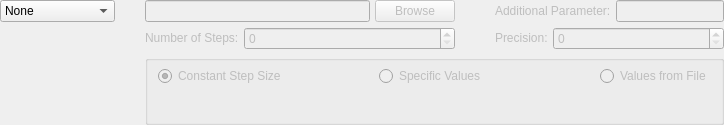
<?xml version="1.0" encoding="UTF-8"?>
<ui version="4.0">
 <class>ScanObject</class>
 <widget class="QWidget" name="ScanObject">
  <property name="geometry">
   <rect>
    <x>0</x>
    <y>0</y>
    <width>724</width>
    <height>125</height>
   </rect>
  </property>
  <property name="sizePolicy">
   <sizepolicy hsizetype="Fixed" vsizetype="Fixed">
    <horstretch>0</horstretch>
    <verstretch>0</verstretch>
   </sizepolicy>
  </property>
  <property name="minimumSize">
   <size>
    <width>0</width>
    <height>0</height>
   </size>
  </property>
  <property name="maximumSize">
   <size>
    <width>1000</width>
    <height>1000</height>
   </size>
  </property>
  <property name="windowTitle">
   <string>Form</string>
  </property>
  <layout class="QGridLayout" name="gridLayout">
   <property name="horizontalSpacing">
    <number>0</number>
   </property>
   <property name="verticalSpacing">
    <number>5</number>
   </property>
   <property name="margin">
    <number>0</number>
   </property>
   <item row="2" column="2" rowspan="3" colspan="3">
    <widget class="QGroupBox" name="group">
     <property name="enabled">
      <bool>false</bool>
     </property>
     <property name="sizePolicy">
      <sizepolicy hsizetype="Preferred" vsizetype="Preferred">
       <horstretch>0</horstretch>
       <verstretch>0</verstretch>
      </sizepolicy>
     </property>
     <property name="minimumSize">
      <size>
       <width>180</width>
       <height>0</height>
      </size>
     </property>
     <property name="title">
      <string/>
     </property>
     <layout class="QGridLayout" name="gridLayout_2">
      <property name="leftMargin">
       <number>0</number>
      </property>
      <property name="topMargin">
       <number>5</number>
      </property>
      <property name="rightMargin">
       <number>0</number>
      </property>
      <property name="bottomMargin">
       <number>2</number>
      </property>
      <property name="horizontalSpacing">
       <number>0</number>
      </property>
      <property name="verticalSpacing">
       <number>5</number>
      </property>
      <item row="0" column="0">
       <layout class="QHBoxLayout" name="horizontalLayout_7">
        <item>
         <spacer name="horizontalSpacer_5">
          <property name="orientation">
           <enum>Qt::Horizontal</enum>
          </property>
          <property name="sizeType">
           <enum>QSizePolicy::Fixed</enum>
          </property>
          <property name="sizeHint" stdset="0">
           <size>
            <width>10</width>
            <height>20</height>
           </size>
          </property>
         </spacer>
        </item>
        <item>
         <widget class="QRadioButton" name="radioRange">
          <property name="toolTip">
           <string>&lt;nobr&gt;
Defines scan range for a &lt;b&gt;Constant Step Size&lt;/b&gt; with the following constraints:
&lt;/nobr&gt;&lt;br&gt;&lt;nobr&gt;
1. &lt;b&gt;Number of Steps&lt;/b&gt; &gt;=2.
&lt;/nobr&gt;&lt;br&gt;&lt;nobr&gt;
2. &lt;b&gt;Size&lt;/b&gt; not equal to 0.
&lt;/nobr&gt;&lt;br&gt;&lt;nobr&gt;
3. &lt;b&gt;From&lt;/b&gt; not equal to &lt;b&gt;To&lt;/b&gt;.
&lt;/nobr&gt;&lt;br&gt;</string>
          </property>
          <property name="text">
           <string>Constant Step Size</string>
          </property>
          <property name="checked">
           <bool>true</bool>
          </property>
         </widget>
        </item>
        <item>
         <widget class="QRadioButton" name="radioCustom">
          <property name="toolTip">
           <string>&lt;nobr&gt;Measures only at specific values listed by the user.&lt;/nobr&gt;&lt;br&gt;
&lt;nobr&gt;Number of entries is restricted to &lt;b&gt;Number of Steps&lt;/b&gt; field.&lt;/nobr&gt;</string>
          </property>
          <property name="text">
           <string>Specific Values</string>
          </property>
          <property name="checked">
           <bool>false</bool>
          </property>
         </widget>
        </item>
        <item>
         <widget class="QRadioButton" name="radioFile">
          <property name="sizePolicy">
           <sizepolicy hsizetype="Fixed" vsizetype="Fixed">
            <horstretch>0</horstretch>
            <verstretch>0</verstretch>
           </sizepolicy>
          </property>
          <property name="toolTip">
           <string>&lt;nobr&gt;Measures only at the specific values listed in a file.&lt;/nobr&gt;&lt;br&gt;
&lt;nobr&gt;Select the file, where these values are listed.&lt;/nobr&gt;</string>
          </property>
          <property name="text">
           <string>Values from File</string>
          </property>
          <property name="checked">
           <bool>false</bool>
          </property>
         </widget>
        </item>
        <item>
         <spacer name="horizontalSpacer_6">
          <property name="orientation">
           <enum>Qt::Horizontal</enum>
          </property>
          <property name="sizeType">
           <enum>QSizePolicy::Fixed</enum>
          </property>
          <property name="sizeHint" stdset="0">
           <size>
            <width>10</width>
            <height>20</height>
           </size>
          </property>
         </spacer>
        </item>
       </layout>
      </item>
      <item row="1" column="0">
       <layout class="QHBoxLayout" name="horizontalLayout_8">
        <item>
         <widget class="QWidget" name="stackedWidget" native="true"/>
        </item>
       </layout>
      </item>
     </layout>
    </widget>
   </item>
   <item row="1" column="4">
    <layout class="QHBoxLayout" name="horizontalLayout_4">
     <property name="spacing">
      <number>0</number>
     </property>
     <item>
      <widget class="QLabel" name="lblPrecision">
       <property name="enabled">
        <bool>false</bool>
       </property>
       <property name="sizePolicy">
        <sizepolicy hsizetype="Fixed" vsizetype="Fixed">
         <horstretch>0</horstretch>
         <verstretch>0</verstretch>
        </sizepolicy>
       </property>
       <property name="text">
        <string>Precision:</string>
       </property>
      </widget>
     </item>
     <item>
      <spacer name="horizontalSpacer_7">
       <property name="orientation">
        <enum>Qt::Horizontal</enum>
       </property>
       <property name="sizeType">
        <enum>QSizePolicy::Fixed</enum>
       </property>
       <property name="sizeHint" stdset="0">
        <size>
         <width>5</width>
         <height>20</height>
        </size>
       </property>
      </spacer>
     </item>
     <item>
      <widget class="QSpinBox" name="spinPrecision">
       <property name="enabled">
        <bool>false</bool>
       </property>
       <property name="sizePolicy">
        <sizepolicy hsizetype="Preferred" vsizetype="Fixed">
         <horstretch>0</horstretch>
         <verstretch>0</verstretch>
        </sizepolicy>
       </property>
       <property name="minimum">
        <number>0</number>
       </property>
       <property name="maximum">
        <number>10</number>
       </property>
       <property name="value">
        <number>0</number>
       </property>
      </widget>
     </item>
    </layout>
   </item>
   <item row="0" column="4">
    <layout class="QHBoxLayout" name="horizontalLayout_2">
     <property name="spacing">
      <number>0</number>
     </property>
     <item>
      <widget class="QLabel" name="lblParameter">
       <property name="enabled">
        <bool>false</bool>
       </property>
       <property name="sizePolicy">
        <sizepolicy hsizetype="Fixed" vsizetype="Fixed">
         <horstretch>0</horstretch>
         <verstretch>0</verstretch>
        </sizepolicy>
       </property>
       <property name="text">
        <string>Additional Parameter:</string>
       </property>
      </widget>
     </item>
     <item>
      <spacer name="horizontalSpacer_4">
       <property name="orientation">
        <enum>Qt::Horizontal</enum>
       </property>
       <property name="sizeType">
        <enum>QSizePolicy::Fixed</enum>
       </property>
       <property name="sizeHint" stdset="0">
        <size>
         <width>5</width>
         <height>20</height>
        </size>
       </property>
      </spacer>
     </item>
     <item>
      <widget class="QLineEdit" name="dispParameter">
       <property name="enabled">
        <bool>false</bool>
       </property>
       <property name="sizePolicy">
        <sizepolicy hsizetype="Fixed" vsizetype="Fixed">
         <horstretch>0</horstretch>
         <verstretch>0</verstretch>
        </sizepolicy>
       </property>
      </widget>
     </item>
    </layout>
   </item>
   <item row="1" column="2">
    <layout class="QHBoxLayout" name="horizontalLayout_5">
     <property name="spacing">
      <number>0</number>
     </property>
     <item>
      <widget class="QLabel" name="lblSteps">
       <property name="enabled">
        <bool>false</bool>
       </property>
       <property name="sizePolicy">
        <sizepolicy hsizetype="Fixed" vsizetype="Fixed">
         <horstretch>0</horstretch>
         <verstretch>0</verstretch>
        </sizepolicy>
       </property>
       <property name="text">
        <string>Number of Steps:</string>
       </property>
      </widget>
     </item>
     <item>
      <spacer name="horizontalSpacer_8">
       <property name="orientation">
        <enum>Qt::Horizontal</enum>
       </property>
       <property name="sizeType">
        <enum>QSizePolicy::Fixed</enum>
       </property>
       <property name="sizeHint" stdset="0">
        <size>
         <width>5</width>
         <height>20</height>
        </size>
       </property>
      </spacer>
     </item>
     <item>
      <widget class="QSpinBox" name="spinSteps">
       <property name="enabled">
        <bool>false</bool>
       </property>
       <property name="sizePolicy">
        <sizepolicy hsizetype="Preferred" vsizetype="Fixed">
         <horstretch>0</horstretch>
         <verstretch>0</verstretch>
        </sizepolicy>
       </property>
       <property name="keyboardTracking">
        <bool>false</bool>
       </property>
       <property name="minimum">
        <number>0</number>
       </property>
       <property name="maximum">
        <number>1000000</number>
       </property>
       <property name="value">
        <number>0</number>
       </property>
      </widget>
     </item>
    </layout>
   </item>
   <item row="0" column="0">
    <widget class="QComboBox" name="comboScript">
     <item>
      <property name="text">
       <string>None</string>
      </property>
     </item>
     <item>
      <property name="text">
       <string>Energy Scan</string>
      </property>
     </item>
     <item>
      <property name="text">
       <string>Threshold Scan</string>
      </property>
     </item>
     <item>
      <property name="text">
       <string>Trimbits Scan</string>
      </property>
     </item>
     <item>
      <property name="text">
       <string>Position Scan</string>
      </property>
     </item>
     <item>
      <property name="text">
       <string>Custom Script</string>
      </property>
     </item>
    </widget>
   </item>
   <item row="0" column="2">
    <layout class="QHBoxLayout" name="horizontalLayout">
     <property name="spacing">
      <number>0</number>
     </property>
     <item>
      <widget class="QLineEdit" name="dispScript">
       <property name="enabled">
        <bool>false</bool>
       </property>
      </widget>
     </item>
     <item>
      <spacer name="horizontalSpacer_2">
       <property name="orientation">
        <enum>Qt::Horizontal</enum>
       </property>
       <property name="sizeType">
        <enum>QSizePolicy::Fixed</enum>
       </property>
       <property name="sizeHint" stdset="0">
        <size>
         <width>5</width>
         <height>20</height>
        </size>
       </property>
      </spacer>
     </item>
     <item>
      <widget class="QPushButton" name="btnBrowse">
       <property name="enabled">
        <bool>false</bool>
       </property>
       <property name="text">
        <string>Browse</string>
       </property>
      </widget>
     </item>
    </layout>
   </item>
   <item row="0" column="1">
    <spacer name="horizontalSpacer">
     <property name="orientation">
      <enum>Qt::Horizontal</enum>
     </property>
     <property name="sizeType">
      <enum>QSizePolicy::Fixed</enum>
     </property>
     <property name="sizeHint" stdset="0">
      <size>
       <width>30</width>
       <height>20</height>
      </size>
     </property>
    </spacer>
   </item>
   <item row="0" column="3">
    <spacer name="horizontalSpacer_3">
     <property name="orientation">
      <enum>Qt::Horizontal</enum>
     </property>
     <property name="sizeType">
      <enum>QSizePolicy::Fixed</enum>
     </property>
     <property name="sizeHint" stdset="0">
      <size>
       <width>40</width>
       <height>20</height>
      </size>
     </property>
    </spacer>
   </item>
  </layout>
 </widget>
 <resources/>
 <connections/>
</ui>
